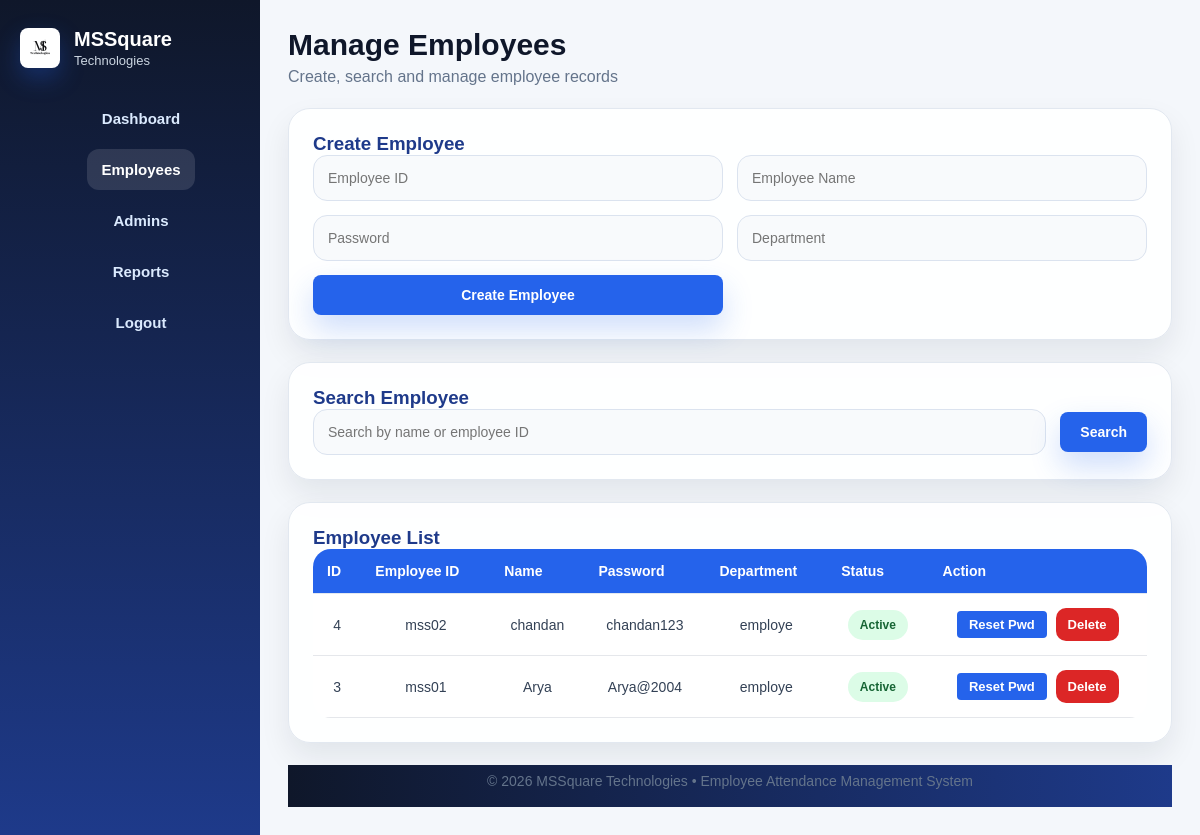
/admin/employees (signed in), run on an earlier commit of the app's database.
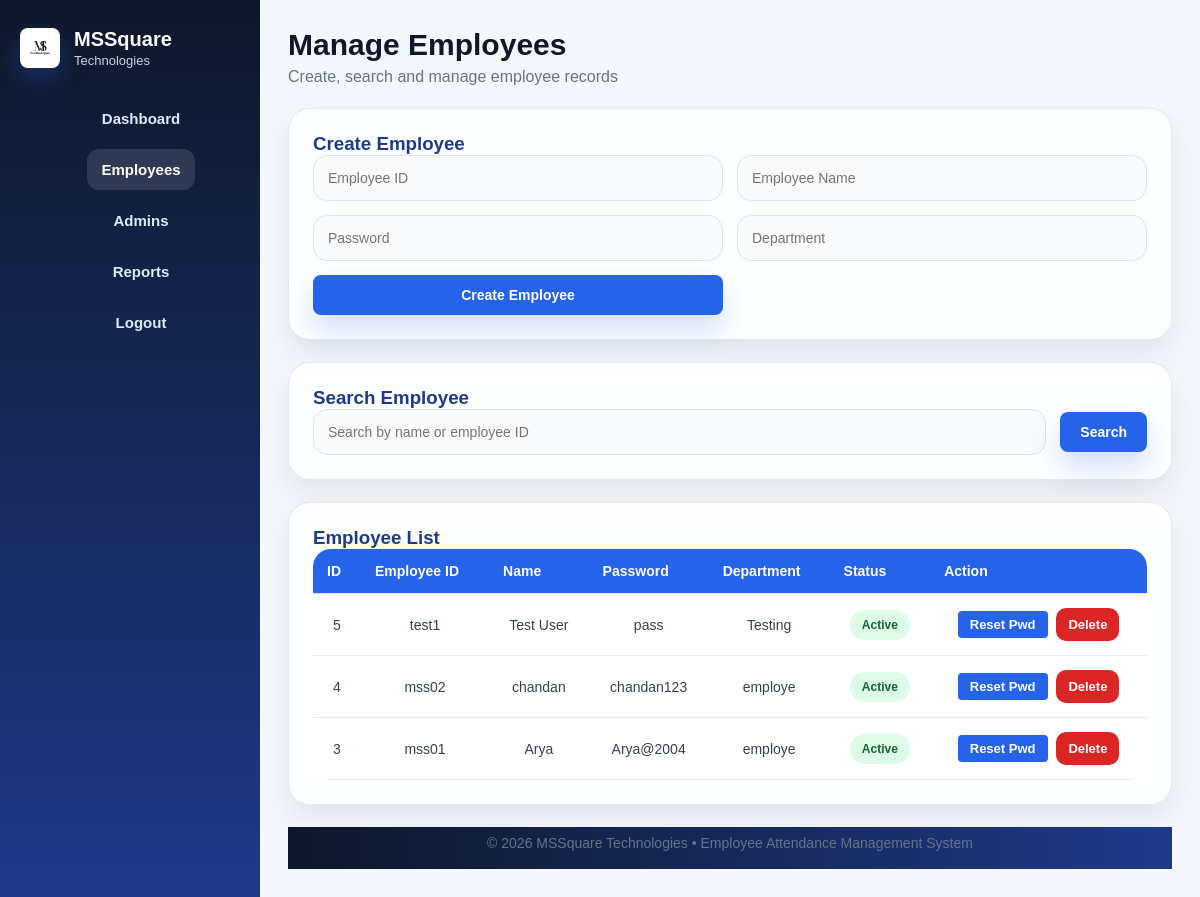
And on a later commit of the database.
### tables this page shows
CREATE TABLE employees(
    id INTEGER PRIMARY KEY AUTOINCREMENT,
    employee_id TEXT UNIQUE,
    name TEXT,
    password TEXT,
    department TEXT,
    status TEXT DEFAULT 'active'
);

### app.py (the view)
@app.route("/admin/employees")
def manage_employees():
    if session.get("role") != "admin":
        return redirect(url_for("home"))
    search = request.args.get("search", "").strip()
    conn = get_db_connection()
    cursor = conn.cursor()
    if search:
        cursor.execute("""
            SELECT * FROM employees
            WHERE employee_id LIKE ? OR name LIKE ?
            ORDER BY id DESC
        """, (f"%{search}%", f"%{search}%"))
    else:
        cursor.execute("SELECT * FROM employees ORDER BY id DESC")
    employees = cursor.fetchall()
    conn.close()
    return render_template("manage_employees.html", employees=employees, search=search)

### app.py (called while the page is built)
def get_db_connection():
    conn = sqlite3.connect(DB_PATH)
    conn.row_factory = sqlite3.Row
    return conn

### templates/manage_employees.html (shortened to what the changed rows need)
<!DOCTYPE html>
<html lang="en">
<head>
    <link rel="stylesheet" href="{{ url_for('static', filename='css/style.css') }}">
</head>
<body class="panel-body">
<div class="panel-layout">
    <aside class="panel-sidebar">
        <div class="sidebar-brand">
            <div>
                <h2>MSSquare</h2>
            </div>
        </div>
    </aside>
    <main class="panel-main">
        <div class="panel-topbar">
            <div>
                <h1>Manage Employees</h1>
            </div>
        </div>
        <section class="glass-card table-card">
            <div class="table-wrap">
                <table class="modern-table">
                    <thead>
                        <tr>
                            <th>ID</th>
                            <th>Employee ID</th>
                            <th>Name</th>
                            <th>Password</th>
                            <th>Department</th>
                            <th>Status</th>
                            <th>Action</th>
                        </tr>
                    </thead>
                    <tbody>
                        {% for emp in employees %}
                        <tr>
                            <td>{{ emp.id }}</td>
                            <td>{{ emp.employee_id }}</td>
                            <td>{{ emp.name }}</td>
                            <td>{{ emp.password }}</td>
                            <td>{{ emp.department }}</td>
                            <td>
                                {% if emp.status == 'active' %}
                                    <span class="status-pill success">Active</span>
                                {% else %}
                                    <span class="status-pill danger">Resigned</span>
                                {% endif %}
                            </td>
                            <td>
                                <button class="table-btn" onclick="resetPassword('{{ emp.id }}', '{{ emp.name }}')" style="background-color: #2563eb; color: white; border: none; padding: 6px 12px; border-radius: 4px; cursor: pointer; margin-right: 5px;">Reset Pwd</button>
                                <a class="table-btn danger-btn" href="/admin/delete_employee/{{ emp.id }}">Delete</a>
                            </td>
                        </tr>
                        {% endfor %}
                    </tbody>
                </table>
            </div>
        </section>
    </main>
</div>
</body>
</html>

What changed in the data, as far as the page shows it:
added employees: id "5", employee_id "test1", name "Test User", password "pass", department "Testing", status "Active"
